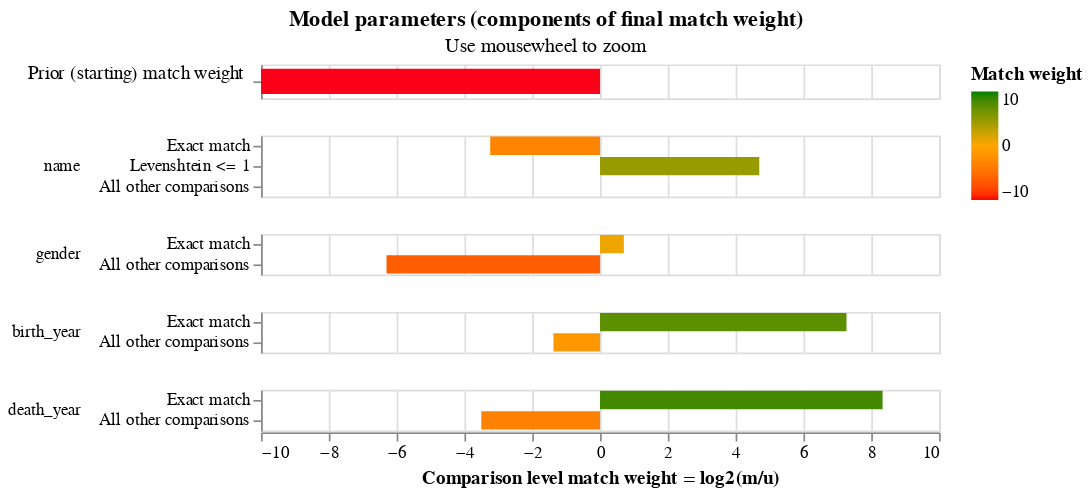

Source (notebook cell):
### Code cell
linker.match_weights_chart()

### Figure 1 — Vega-Lite specification as saved in the notebook (floating-point values rounded to 4 significant figures)
{"config": {"view": {"width": 400, "height": 60}, "mark": {"tooltip": null}, "title": {"anchor": "middle"}, "header": {"title": null}}, "data": {"values": [{"comparison_name": "probability_two_random_records_match", "sql_condition": null, "label_for_charts": "", "m_probability": null, "u_probability": null, "m_probability_description": null, "u_probability_description": null, "has_tf_adjustments": false, "tf_adjustment_column": null, "tf_adjustment_weight": null, "is_null_level": false, "bayes_factor": 0.0001, "log2_bayes_factor": -13.29, "comparison_vector_value": 0, "max_comparison_vector_value": 0, "bayes_factor_description": "The probability that two random records drawn at random match is 0.000 or one in  10,000.0 records.This is equivalent to a starting match weight of -13.288.", "probability_two_random_records_match": 0.0001, "comparison_sort_order": -1}, {"comparison_name": "name", "sql_condition": "\"name_l\" = \"name_r\"", "label_for_charts": "Exact match", "m_probability": 6.382e-05, "u_probability": 0.0006028, "m_probability_description": "Amongst matching record comparisons, 0.01% of records are in the exact match comparison level", "u_probability_description": "Amongst non-matching record comparisons, 0.06% of records are in the exact match comparison level", "has_tf_adjustments": false, "tf_adjustment_column": null, "tf_adjustment_weight": 1.0, "is_null_level": false, "bayes_factor": 0.1059, "log2_bayes_factor": -3.24, "comparison_vector_value": 2, "max_comparison_vector_value": 2, "bayes_factor_description": "If comparison level is `exact match` then comparison is  9.45 times less likely to be a match", "probability_two_random_records_match": 0.0001, "comparison_sort_order": 0}, {"comparison_name": "name", "sql_condition": "levenshtein(\"name_l\", \"name_r\") <= 1", "label_for_charts": "Levenshtein <= 1", "m_probability": 0.00155, "u_probability": 5.971e-05, "m_probability_description": "Amongst matching record comparisons, 0.15% of records are in the levenshtein <= 1 comparison level", "u_probability_description": "Amongst non-matching record comparisons, 0.01% of records are in the levenshtein <= 1 comparison level", "has_tf_adjustments": false, "tf_adjustment_column": null, "tf_adjustment_weight": 1.0, "is_null_level": false, "bayes_factor": 25.96, "log2_bayes_factor": 4.698, "comparison_vector_value": 1, "max_comparison_vector_value": 2, "bayes_factor_description": "If comparison level is `levenshtein <= 1` then comparison is 25.96 times more likely to be a match", "probability_two_random_records_match": 0.0001, "comparison_sort_order": 0}, {"comparison_name": "name", "sql_condition": "ELSE", "label_for_charts": "All other comparisons", "m_probability": 0.9984, "u_probability": 0.9993, "m_probability_description": "Amongst matching record comparisons, 99.84% of records are in the all other comparisons comparison level", "u_probability_description": "Amongst non-matching record comparisons, 99.93% of records are in the all other comparisons comparison level", "has_tf_adjustments": false, "tf_adjustment_column": null, "tf_adjustment_weight": 1.0, "is_null_level": false, "bayes_factor": 0.999, "log2_bayes_factor": -0.001374, "comparison_vector_value": 0, "max_comparison_vector_value": 2, "bayes_factor_description": "If comparison level is `all other comparisons` then comparison is  1.00 times less likely to be a match", "probability_two_random_records_match": 0.0001, "comparison_sort_order": 0}, {"comparison_name": "gender", "sql_condition": "\"gender_l\" = \"gender_r\"", "label_for_charts": "Exact match", "m_probability": 0.9951, "u_probability": 0.6115, "m_probability_description": "Amongst matching record comparisons, 99.51% of records are in the exact match comparison level", "u_probability_description": "Amongst non-matching record comparisons, 61.15% of records are in the exact match comparison level", "has_tf_adjustments": false, "tf_adjustment_column": null, "tf_adjustment_weight": 1.0, "is_null_level": false, "bayes_factor": 1.627, "log2_bayes_factor": 0.7025, "comparison_vector_value": 1, "max_comparison_vector_value": 1, "bayes_factor_description": "If comparison level is `exact match` then comparison is 1.63 times more likely to be a match", "probability_two_random_records_match": 0.0001, "comparison_sort_order": 1}, {"comparison_name": "gender", "sql_condition": "ELSE", "label_for_charts": "All other comparisons", "m_probability": 0.004938, "u_probability": 0.3885, "m_probability_description": "Amongst matching record comparisons, 0.49% of records are in the all other comparisons comparison level", "u_probability_description": "Amongst non-matching record comparisons, 38.85% of records are in the all other comparisons comparison level", "has_tf_adjustments": false, "tf_adjustment_column": null, "tf_adjustment_weight": 1.0, "is_null_level": false, "bayes_factor": 0.01271, "log2_bayes_factor": -6.298, "comparison_vector_value": 0, "max_comparison_vector_value": 1, "bayes_factor_description": "If comparison level is `all other comparisons` then comparison is  78.69 times less likely to be a match", "probability_two_random_records_match": 0.0001, "comparison_sort_order": 1}, {"comparison_name": "birth_year", "sql_condition": "\"birth_year_l\" = \"birth_year_r\"", "label_for_charts": "Exact match", "m_probability": 0.6158, "u_probability": 0.003988, "m_probability_description": "Amongst matching record comparisons, 61.58% of records are in the exact match comparison level", "u_probability_description": "Amongst non-matching record comparisons, 0.40% of records are in the exact match comparison level", "has_tf_adjustments": false, "tf_adjustment_column": null, "tf_adjustment_weight": 1.0, "is_null_level": false, "bayes_factor": 154.4, "log2_bayes_factor": 7.271, "comparison_vector_value": 1, "max_comparison_vector_value": 1, "bayes_factor_description": "If comparison level is `exact match` then comparison is 154.41 times more likely to be a match", "probability_two_random_records_match": 0.0001, "comparison_sort_order": 2}, {"comparison_name": "birth_year", "sql_condition": "ELSE", "label_for_charts": "All other comparisons", "m_probability": 0.3842, "u_probability": 0.996, "m_probability_description": "Amongst matching record comparisons, 38.42% of records are in the all other comparisons comparison level", "u_probability_description": "Amongst non-matching record comparisons, 99.60% of records are in the all other comparisons comparison level", "has_tf_adjustments": false, "tf_adjustment_column": null, "tf_adjustment_weight": 1.0, "is_null_level": false, "bayes_factor": 0.3857, "log2_bayes_factor": -1.374, "comparison_vector_value": 0, "max_comparison_vector_value": 1, "bayes_factor_description": "If comparison level is `all other comparisons` then comparison is  2.59 times less likely to be a match", "probability_two_random_records_match": 0.0001, "comparison_sort_order": 2}, {"comparison_name": "death_year", "sql_condition": "\"death_year_l\" = \"death_year_r\"", "label_for_charts": "Exact match", "m_probability": 0.912, "u_probability": 0.002826, "m_probability_description": "Amongst matching record comparisons, 91.20% of records are in the exact match comparison level", "u_probability_description": "Amongst non-matching record comparisons, 0.28% of records are in the exact match comparison level", "has_tf_adjustments": false, "tf_adjustment_column": null, "tf_adjustment_weight": 1.0, "is_null_level": false, "bayes_factor": 322.7, "log2_bayes_factor": 8.334, "comparison_vector_value": 1, "max_comparison_vector_value": 1, "bayes_factor_description": "If comparison level is `exact match` then comparison is 322.73 times more likely to be a match", "probability_two_random_records_match": 0.0001, "comparison_sort_order": 3}, {"comparison_name": "death_year", "sql_condition": "ELSE", "label_for_charts": "All other comparisons", "m_probability": 0.08798, "u_probability": 0.9972, "m_probability_description": "Amongst matching record comparisons, 8.80% of records are in the all other comparisons comparison level", "u_probability_description": "Amongst non-matching record comparisons, 99.72% of records are in the all other comparisons comparison level", "has_tf_adjustments": false, "tf_adjustment_column": null, "tf_adjustment_weight": 1.0, "is_null_level": false, "bayes_factor": 0.08823, "log2_bayes_factor": -3.503, "comparison_vector_value": 0, "max_comparison_vector_value": 1, "bayes_factor_description": "If comparison level is `all other comparisons` then comparison is  11.33 times less likely to be a match", "probability_two_random_records_match": 0.0001, "comparison_sort_order": 3}]}, "vconcat": [{"height": 20, "mark": {"type": "bar", "clip": true, "height": 15}, "selection": {"zoom_selector": {"type": "interval", "bind": "scales", "encodings": ["x"]}}, "transform": [{"filter": "(datum.comparison_name == 'probability_two_random_records_match')"}], "encoding": {"color": {"type": "quantitative", "field": "log2_bayes_factor", "title": "Match weight", "scale": {"range": ["red", "orange", "green"], "domain": [-10, 0, 10]}}, "tooltip": [{"type": "nominal", "field": "comparison_name", "title": "Comparison name"}, {"type": "nominal", "field": "probability_two_random_records_match", "format": ".4f", "title": "Probability two random records match"}, {"type": "quantitative", "field": "log2_bayes_factor", "title": "Equivalent match weight", "format": ",.4f"}, {"type": "nominal", "field": "bayes_factor_description", "title": "Match weight description"}], "x": {"type": "quantitative", "axis": {"labels": false, "domain": false, "title": "", "ticks": false}, "field": "log2_bayes_factor", "scale": {"domain": [-10, 10]}}, "y": {"type": "nominal", "field": "label_for_charts", "axis": {"title": "Prior (starting) match weight", "titleAngle": 0, "titleAlign": "right", "titleFontWeight": "normal"}, "sort": {"field": "comparison_vector_value", "order": "descending"}}}}, {"height": {"step": 12}, "mark": {"type": "bar", "clip": true}, "selection": {"zoom_selector": {"type": "interval", "bind": "scales", "encodings": ["x"]}}, "transform": [{"filter": "(datum.comparison_name != 'probability_two_random_records_match')"}], "encoding": {"color": {"type": "quantitative", "field": "log2_bayes_factor", "title": "Match weight", "scale": {"range": ["red", "orange", "green"], "domain": [-10, 0, 10]}}, "row": {"type": "nominal", "field": "comparison_name", "sort": {"field": "comparison_sort_order"}, "header": {"labelAngle": 0, "labelAnchor": "middle", "labelAlign": "left"}}, "tooltip": [{"type": "nominal", "field": "comparison_name", "title": "Comparison name"}, {"type": "ordinal", "field": "label_for_charts", "title": "Label"}, {"type": "nominal", "field": "sql_condition", "title": "SQL condition"}, {"type": "quantitative", "field": "m_probability", "format": ".4f", "title": "M probability"}, {"type": "quantitative", "field": "u_probability", "format": ".4f", "title": "U probability"}, {"type": "quantitative", "field": "bayes_factor", "title": "Bayes factor = m/u", "format": ",.4f"}, {"type": "quantitative", "field": "log2_bayes_factor", "title": "Match weight = log2(m/u)", "format": ",.4f"}, {"type": "nominal", "field": "bayes_factor_description", "title": "Match weight description"}], "x": {"type": "quantitative", "axis": {"title": "Comparison level match weight = log2(m/u)"}, "field": "log2_bayes_factor", "scale": {"domain": [-10, 10]}}, "y": {"type": "nominal", "field": "label_for_charts", "axis": {"title": null}, "sort": {"field": "comparison_vector_value", "order": "descending"}}}, "resolve": {"axis": {"y": "independent"}, "scale": {"y": "independent"}}}], "selection": {"zoom_selector": {"type": "interval", "bind": "scales", "encodings": ["x"]}}, "resolve": {"axis": {"y": "independent"}, "scale": {"y": "independent"}}, "title": {"text": "Model parameters (components of final match weight)", "subtitle": "Use mousewheel to zoom"}, "$schema": "https://vega.github.io/schema/vega-lite/v5.2.json"}
